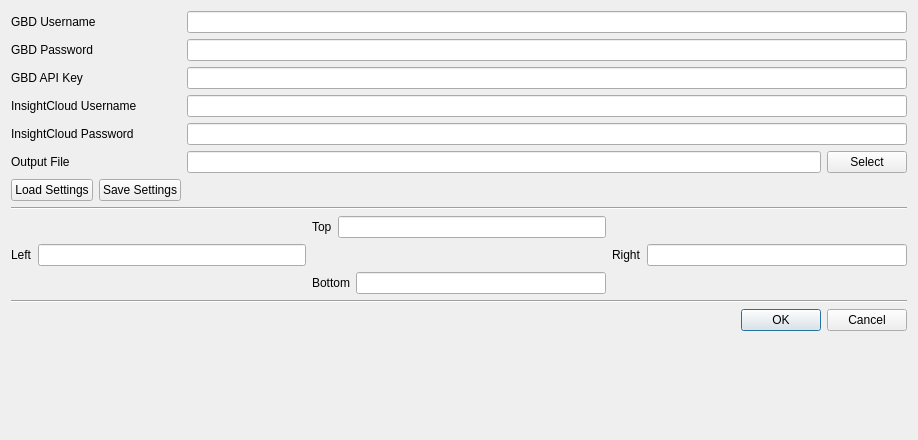
<?xml version="1.0" encoding="UTF-8"?>
<ui version="4.0">
 <class>DGConnect</class>
 <widget class="QDialog" name="DGConnect">
  <property name="geometry">
   <rect>
    <x>0</x>
    <y>0</y>
    <width>918</width>
    <height>440</height>
   </rect>
  </property>
  <property name="windowTitle">
   <string>DGConnect</string>
  </property>
  <layout class="QFormLayout" name="formLayout">
   <property name="fieldGrowthPolicy">
    <enum>QFormLayout::AllNonFixedFieldsGrow</enum>
   </property>
   <item row="0" column="0">
    <widget class="QLabel" name="gbd_username_label">
     <property name="text">
      <string>GBD Username</string>
     </property>
     <property name="buddy">
      <cstring>gbd_username</cstring>
     </property>
    </widget>
   </item>
   <item row="0" column="1">
    <widget class="QLineEdit" name="gbd_username"/>
   </item>
   <item row="1" column="0">
    <widget class="QLabel" name="gbd_password_label">
     <property name="text">
      <string>GBD Password</string>
     </property>
     <property name="buddy">
      <cstring>gbd_password</cstring>
     </property>
    </widget>
   </item>
   <item row="1" column="1">
    <widget class="QLineEdit" name="gbd_password">
     <property name="echoMode">
      <enum>QLineEdit::Password</enum>
     </property>
    </widget>
   </item>
   <item row="2" column="0">
    <widget class="QLabel" name="gbd_api_key_label">
     <property name="text">
      <string>GBD API Key</string>
     </property>
     <property name="buddy">
      <cstring>gbd_api_key</cstring>
     </property>
    </widget>
   </item>
   <item row="2" column="1">
    <widget class="QLineEdit" name="gbd_api_key">
     <property name="echoMode">
      <enum>QLineEdit::Password</enum>
     </property>
    </widget>
   </item>
   <item row="3" column="0">
    <widget class="QLabel" name="insightcloud_username_label">
     <property name="text">
      <string>InsightCloud Username</string>
     </property>
     <property name="buddy">
      <cstring>insightcloud_username</cstring>
     </property>
    </widget>
   </item>
   <item row="3" column="1">
    <widget class="QLineEdit" name="insightcloud_username"/>
   </item>
   <item row="4" column="0">
    <widget class="QLabel" name="insightcloud_password_label">
     <property name="text">
      <string>InsightCloud Password</string>
     </property>
     <property name="buddy">
      <cstring>insightcloud_password</cstring>
     </property>
    </widget>
   </item>
   <item row="4" column="1">
    <widget class="QLineEdit" name="insightcloud_password">
     <property name="echoMode">
      <enum>QLineEdit::Password</enum>
     </property>
    </widget>
   </item>
   <item row="5" column="0">
    <widget class="QLabel" name="select_file_label">
     <property name="text">
      <string>Output File</string>
     </property>
     <property name="buddy">
      <cstring>select_file</cstring>
     </property>
    </widget>
   </item>
   <item row="5" column="1">
    <layout class="QHBoxLayout" name="select_file_layout">
     <item>
      <widget class="QLineEdit" name="select_file"/>
     </item>
     <item>
      <widget class="QPushButton" name="select_file_button">
       <property name="text">
        <string>Select</string>
       </property>
      </widget>
     </item>
    </layout>
   </item>
   <item row="6" column="0">
    <layout class="QHBoxLayout" name="settings_layout">
     <property name="rightMargin">
      <number>0</number>
     </property>
     <property name="bottomMargin">
      <number>0</number>
     </property>
     <item>
      <widget class="QPushButton" name="load_settings_button">
       <property name="text">
        <string>Load Settings</string>
       </property>
       <property name="checkable">
        <bool>false</bool>
       </property>
      </widget>
     </item>
     <item>
      <widget class="QPushButton" name="save_settings_button">
       <property name="text">
        <string>Save Settings</string>
       </property>
       <property name="checkable">
        <bool>false</bool>
       </property>
      </widget>
     </item>
    </layout>
   </item>
   <item row="8" column="0" colspan="2">
    <widget class="Line" name="line">
     <property name="orientation">
      <enum>Qt::Horizontal</enum>
     </property>
    </widget>
   </item>
   <item row="14" column="0" colspan="2">
    <widget class="Line" name="line_2">
     <property name="orientation">
      <enum>Qt::Horizontal</enum>
     </property>
    </widget>
   </item>
   <item row="15" column="1">
    <widget class="QDialogButtonBox" name="yes_no_box">
     <property name="orientation">
      <enum>Qt::Horizontal</enum>
     </property>
     <property name="standardButtons">
      <set>QDialogButtonBox::Cancel|QDialogButtonBox::Ok</set>
     </property>
    </widget>
   </item>
   <item row="12" column="0" colspan="2">
    <layout class="QGridLayout" name="bbox_layout">
     <property name="bottomMargin">
      <number>0</number>
     </property>
     <property name="horizontalSpacing">
      <number>6</number>
     </property>
     <item row="0" column="2">
      <spacer name="horizontalSpacer">
       <property name="orientation">
        <enum>Qt::Horizontal</enum>
       </property>
       <property name="sizeHint" stdset="0">
        <size>
         <width>40</width>
         <height>20</height>
        </size>
       </property>
      </spacer>
     </item>
     <item row="0" column="1">
      <layout class="QHBoxLayout" name="top_layout">
       <property name="leftMargin">
        <number>0</number>
       </property>
       <item>
        <widget class="QLabel" name="top_label">
         <property name="text">
          <string>Top</string>
         </property>
         <property name="buddy">
          <cstring>top</cstring>
         </property>
        </widget>
       </item>
       <item>
        <widget class="QLineEdit" name="top">
         <property name="readOnly">
          <bool>false</bool>
         </property>
        </widget>
       </item>
      </layout>
     </item>
     <item row="1" column="0">
      <layout class="QHBoxLayout" name="left_layout">
       <property name="bottomMargin">
        <number>0</number>
       </property>
       <item>
        <widget class="QLabel" name="left_label">
         <property name="text">
          <string>Left</string>
         </property>
         <property name="buddy">
          <cstring>left</cstring>
         </property>
        </widget>
       </item>
       <item>
        <widget class="QLineEdit" name="left">
         <property name="readOnly">
          <bool>false</bool>
         </property>
        </widget>
       </item>
      </layout>
     </item>
     <item row="1" column="2">
      <layout class="QHBoxLayout" name="right_layout">
       <item>
        <widget class="QLabel" name="right_label">
         <property name="text">
          <string>Right</string>
         </property>
         <property name="buddy">
          <cstring>right</cstring>
         </property>
        </widget>
       </item>
       <item>
        <widget class="QLineEdit" name="right">
         <property name="readOnly">
          <bool>false</bool>
         </property>
        </widget>
       </item>
      </layout>
     </item>
     <item row="0" column="0">
      <spacer name="horizontalSpacer_2">
       <property name="orientation">
        <enum>Qt::Horizontal</enum>
       </property>
       <property name="sizeHint" stdset="0">
        <size>
         <width>40</width>
         <height>20</height>
        </size>
       </property>
      </spacer>
     </item>
     <item row="1" column="1">
      <spacer name="horizontalSpacer_3">
       <property name="orientation">
        <enum>Qt::Horizontal</enum>
       </property>
       <property name="sizeHint" stdset="0">
        <size>
         <width>40</width>
         <height>20</height>
        </size>
       </property>
      </spacer>
     </item>
     <item row="2" column="1">
      <layout class="QHBoxLayout" name="bottom_layout">
       <property name="bottomMargin">
        <number>0</number>
       </property>
       <item>
        <widget class="QLabel" name="bottom_label">
         <property name="text">
          <string>Bottom</string>
         </property>
         <property name="buddy">
          <cstring>bottom</cstring>
         </property>
        </widget>
       </item>
       <item>
        <widget class="QLineEdit" name="bottom">
         <property name="readOnly">
          <bool>false</bool>
         </property>
        </widget>
       </item>
      </layout>
     </item>
    </layout>
   </item>
  </layout>
 </widget>
 <resources/>
 <connections/>
</ui>
